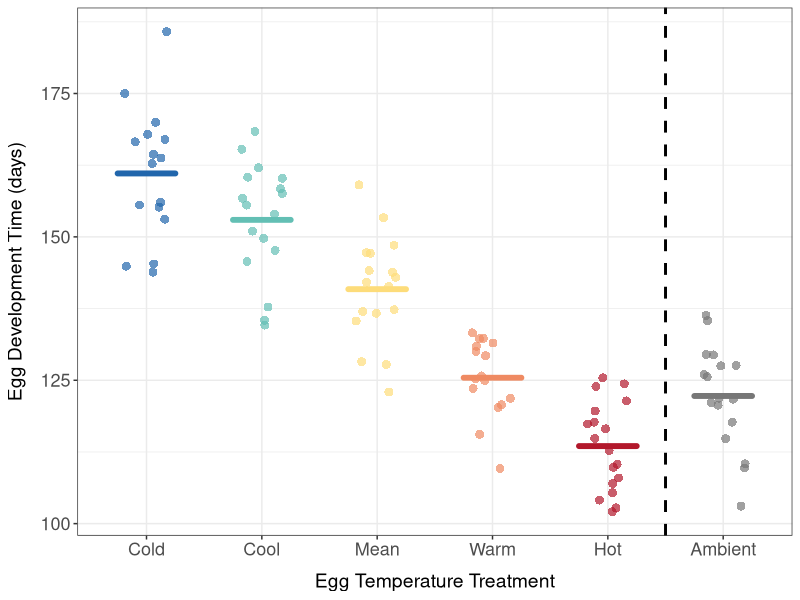
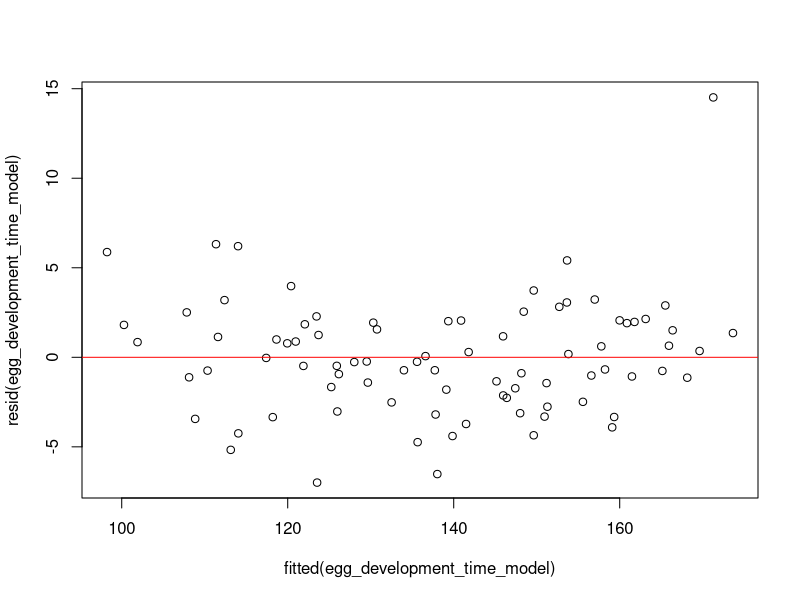
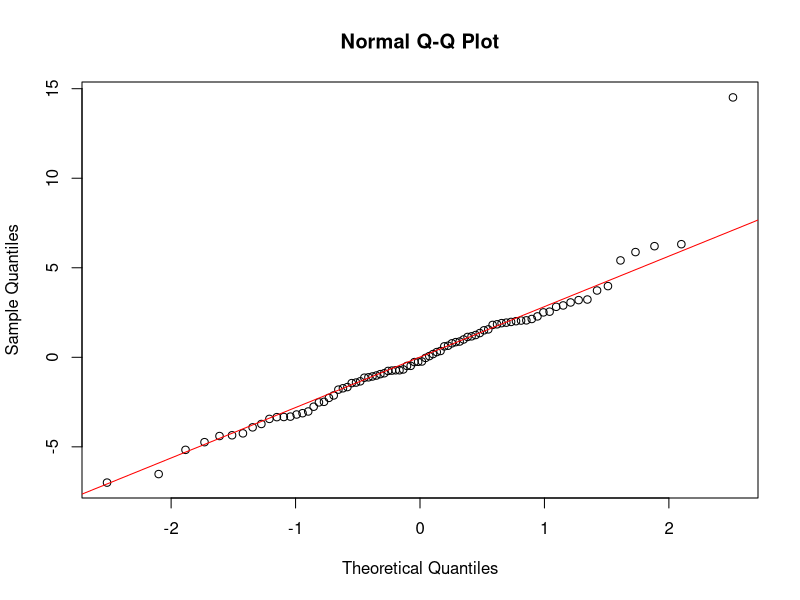
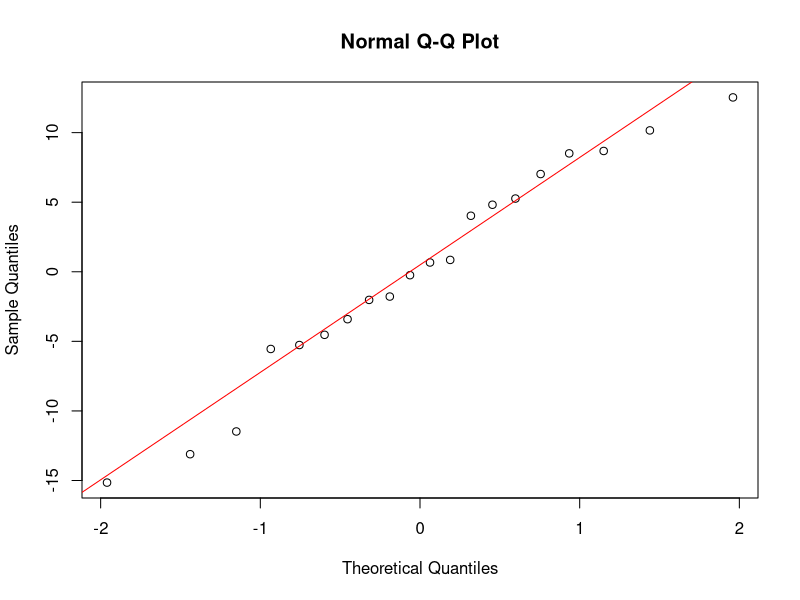
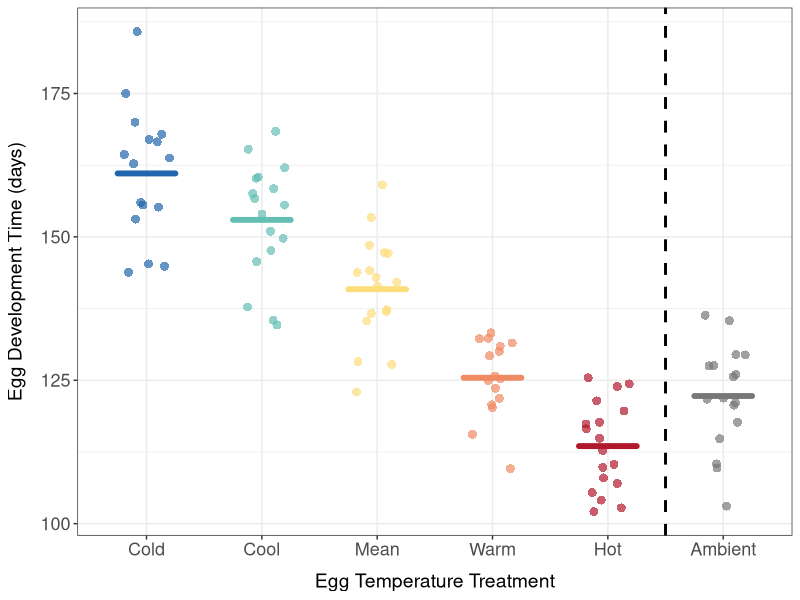

These charts were generated, in order, by the following R code:
#### DESCRIPTION ####

# This script analyses the data look at the effect of temperature on winter moth
# egg development 

#### SET UP ####

# packages
library(here)
library(tidyverse)
library(lmerTest)

# data
egg_subcltuches <- read.csv(here("data_files", "egg_subclutches.csv"))
larval_hatching <- read.csv(here("data_files", "egg_hatching_raw_NAs.csv"))
egg_temperature_treatments <- read.csv(here("data_files", "egg_temperature_treatments_daily.csv"))

# reorder temperature treatments for plots
egg_subcltuches$egg_temperature_treatment <- factor(egg_subcltuches$egg_temperature_treatment,
                                                 levels = c("cold", "cool", "mean", "warm", "hot", "ambient"))


# set up a common colour palette for plots
temperature_treatment_colours <- c("cold" = "#2166AC",
                                   "cool" = "#63BFB4",
                                   "mean" = "#FDDC7A",
                                   "warm" = "#EF8A62", 
                                   "hot" = "#B2182B",
                                   "ambient" = "#777777")

#### CALCULATE HALF-HATCH DATE ####

# transform date and larvae number to numerical format, remove the duplicate 
# subclutch and select only the rows needed
larval_hatching_transformed <- larval_hatching %>%
  mutate(date = as.Date(date, format = "%d/%m/%Y")) %>%
  mutate(day = dense_rank(date)) %>%
  filter(!is.na(number_larvae)) %>%
  mutate(number_larvae = as.integer(number_larvae)) %>%
  filter(subclutch_id != "f3.control.hot.2") %>%
  select(day, subclutch_id, number_larvae)

# find the total positive increase in larvae hatching 
larval_hatching_processed <- larval_hatching_transformed %>%
  arrange(subclutch_id, day) %>%
  group_by(subclutch_id) %>%
  mutate(change_larvae = number_larvae - lag(number_larvae)) %>%
  mutate(change_larvae = ifelse(change_larvae < 0 | is.na(change_larvae), 0, change_larvae)) %>%
  mutate(cum_larvae = cumsum(change_larvae)) %>%
  mutate(max_cum_larvae = max(cum_larvae)) %>%
  ungroup()

# calculate the proportion of larvae hatched each day in each subclutch
larval_hatching_proportions <- larval_hatching_processed %>%
  mutate(proportion_hatched = cum_larvae / max_cum_larvae) 


## subclutches with >2 larvae hatched = large

# filter the processed data for (large) subclutches with great than two larvae hatched (enough for a logistic curve)
larval_hatching_proportions_large <- larval_hatching_proportions %>%
  filter(max_cum_larvae > 2) %>%
  select(subclutch_id, day, proportion_hatched)

# calculate the median hatching day to find a good initial guess for the inflection point
median(larval_hatching_proportions_large$day)

# make a function to fit logistic curve per subclutch and extract parameters
# extract date of half-hatch and curve metrics for each tree
process_curve_dataset <- function(data) {
  #define the get_curve function which will be applied to each subclutch individually 
  get_curve <- function(rn) {
    #print the current subclutch being processed 
    print(as.character(rn$subclutch_id[1]))
    #initial guesses for the logistic model 
    a <- 0.1 #slope
    b <- 35  #inflection point when 50% hatched
    d <- 0   #lower asymptote 
    
    params <- list(a = a, b = b, d = d)
    while(TRUE) {
      params <- list(a = a, b = b, d = d)
      fit <- NULL
      try(fit <- nls(proportion_hatched ~ I(d + (1 - d) * 1/(1 + exp(-a * (day - b)))), #fit logistic growth curve using nonlinear least squares 
                     data = rn, start = params, trace = F, 
                     control = list(maxiter = 500), 
                     lower = list(a = 0, b = 0, d = 0), 
                     upper = list(a = 3, b = 160, d = 1), algorithm = "port"))
      
      if(!is.null(fit)) break;
      
      #resample params for new fit attempts
      a <- sample(seq(0.1, 2, 0.05), 1)
      b <- sample(seq(1, 50, 1), 1)
      d <- sample(seq(0, 0.6, 0.05), 1)
    }
    
    #get the half-hatch date (the x0 point where the proportion hatched is 0.5)
    #create smooth day sequence to evaluate the model over 
    s <- seq(min(rn$day), max(rn$day), length = 1000) 
    #define half-hatch date
    half <- s[which.min(abs(predict(fit, list(day = s)) - 0.5))] 
    
    #extract the coefficients from the fit
    coefs <- coef(fit)
    a <- coefs[1]
    b <- coefs[2]
    d <- coefs[3]
    
    #calculate slope at the half-hatch date using the logistic derivative formula
    half_slope <- (a * (1 - d)) / 4
    
    #return the values for the subclutch being evaluated
    return(list(fit, half, half_slope, as.character(rn$subclutch_id[1]), coefs[1], coefs[2], coefs[3]))
  }
  
  #apply the get_curve function to each subclutch ID
  rn_out <- lapply(by(data, data$subclutch_id, get_curve), identity)
  
  #combine the results into a matrix
  rn_out_matrix <- do.call(rbind, rn_out)
  
  #convert the matrix to a dataframe
  rn_hatching <- as.data.frame(rn_out_matrix)
  
  #separate the list columns into individual columns
  rn_hatching$fit <- lapply(rn_hatching$V1, as.vector)
  rn_hatching$halfdate <- unlist(rn_hatching$V2)
  rn_hatching$halfslope <- unlist(rn_hatching$V3)
  rn_hatching$subclutch_id <- unlist(rn_hatching$V4)
  rn_hatching$intercept <- unlist(rn_hatching$V5)
  rn_hatching$maxdate <- unlist(rn_hatching$V6)
  rn_hatching$maxslope <- unlist(rn_hatching$V7)
  
  #select and reorder columns needed
  rn_hatching <- rn_hatching %>%
    dplyr::select(subclutch_id, halfdate_large = halfdate, fit)
  
  return(rn_hatching)
}

# use the function on the larval hatching data
logistic_results <- process_curve_dataset(larval_hatching_proportions_large) 


## subclutches with <2 larvae hatched = small 

# filter the processed data for (smaller) subclutches with 1 or 2 larvae hatched 
larval_hatching_proportions_small<- larval_hatching_proportions %>%
  filter(max_cum_larvae < 3 & max_cum_larvae > 0) %>%
  select(subclutch_id, day, proportion_hatched)

# calculate halfdate as the day that proportion hatched equals or exceeds 50%
estimate_results <- larval_hatching_proportions_small %>%
  group_by(subclutch_id) %>%
  filter(proportion_hatched >= 0.5) %>%
  arrange(day) %>%
  slice(1) %>%
  ungroup() %>%
  select(subclutch_id, halfdate_small = day)

# match the half-hatch date estimates (for large and small) subcltuches to 
# larval hatching data from experiment two 
egg_subcltuches <- egg_subcltuches %>%
  #for subclutches with >2 larvae
  left_join(logistic_results, by = "subclutch_id") %>%
  #for subclutches with <=2 larvae
  left_join(estimate_results, by = "subclutch_id") %>% 
  mutate(halfdate = coalesce(halfdate_large, halfdate_small)) %>%
  select(-halfdate_large, -halfdate_small)

# filter the data to remove subclutches from females that were mated twice or 
# mated with a male in a different treatment
egg_subcltuches_clean <- egg_subcltuches %>%
  filter(!(female_id %in% c("f3.mean", "f7.control", "f1.cold", "f1.cool")))

# transform half-hatch date into a real date 
start_date <- as.Date("2025-03-01")
egg_subcltuches_clean$half_hatch_date <- start_date + (egg_subcltuches_clean$halfdate - 1)

# convert half-hatch date to a day (since year began)
egg_subcltuches_clean$half_hatch_day <- yday(egg_subcltuches_clean$half_hatch_date)

# save half-hatch dates to new object 
egg_subcltuches_clean_hatch <- egg_subcltuches_clean %>%
  select(-fit)

#### PLOT ####

# calculate egg development time as the number of days between first egg and half hatch
egg_subcltuches_clean_hatch$first_egg_date <- ymd(egg_subcltuches_clean_hatch$first_egg_date)
egg_subcltuches_clean_hatch$egg_development_time <- as.numeric(egg_subcltuches_clean_hatch$half_hatch_date - egg_subcltuches_clean_hatch$first_egg_date)

# save to a csv file in the data_files folder
write.csv(egg_subcltuches_clean_hatch, 
          here("data_files", "egg_subcltuches_with_egg_dev_time.csv"), row.names = FALSE)

# plot the mean egg development time for each treatment with the raw data 
egg_development_time_plot <- ggplot(egg_subcltuches_clean_hatch, 
                                    aes(x = egg_temperature_treatment, 
                                        y = egg_development_time, 
                                        fill = egg_temperature_treatment,
                                        colour = egg_temperature_treatment)) +
  geom_jitter(width = 0.2, 
              alpha = 0.7, 
              size = 3, 
              stroke = 0) +
  stat_summary(fun = mean, 
               geom = "crossbar", 
               width = 0.5,
               linewidth = 0.8, 
               alpha = 1, 
               lineend = "round") +
  geom_vline(xintercept = 5.5, 
             linetype = "dashed",
             color = "black", 
             linewidth = 1) +
  labs(x = "Egg Temperature Treatment",
       y = "Egg Development Time (days)") +
  scale_fill_manual(values = temperature_treatment_colours) +
  scale_colour_manual(values = temperature_treatment_colours) +
  scale_x_discrete(labels = c("Cold", "Cool", "Mean", "Warm", "Hot", "Ambient")) +
  theme_bw() +
  theme(axis.title = element_text(size = 14),
        axis.text = element_text(size = 13),
        axis.title.x = element_text(margin = margin(t = 10)), 
        axis.title.y = element_text(margin = margin(r = 10)),
        legend.position = "none")

# look at the output
egg_development_time_plot

# save as a png in the figures folder
ggsave(here("figures", "figure5.png"),
       plot = egg_development_time_plot, width = 6, height = 4, dpi = 300)

#### MODEL ####

# filter to remove the control 
egg_subcltuches_clean_hatch_minus_control <- egg_subcltuches_clean_hatch %>%
  filter(egg_temperature_treatment != "ambient")

# reorder the temperature treatment so that the mean is the reference
egg_subcltuches_clean_hatch_minus_control$egg_temperature_treatment <- factor(egg_subcltuches_clean_hatch_minus_control$egg_temperature_treatment, levels = c("mean", "cold", "cool", "warm", "hot"))

# convert egg development time to a numeric variable
egg_subcltuches_clean_hatch <- egg_subcltuches_clean_hatch %>%
  mutate(egg_development_time = as.numeric(as.character(egg_development_time)))

# subset the temperature data
egg_temperature_treatments <- egg_temperature_treatments %>%
  subset(select = c(cold, cool, mean, warm, hot, ambient)) %>%
  drop_na()

# calculate the mean development time for each treatment
mean_egg_development_times <-  egg_subcltuches_clean_hatch %>%
  group_by(egg_temperature_treatment) %>%
  summarise(mean_development_time = mean(egg_development_time))

# look at the output 
print(mean_egg_development_times)

# calculate the mean temperature between the egg entering the incubators and 
# the mean development time in each temperature treatment
mean_temps_eggs <- egg_temperature_treatments %>%
  mutate(time = row_number()) %>% 
  pivot_longer(cols = -time,
               names_to = "egg_temperature_treatment",
               values_to = "temperature") %>%
  left_join(mean_egg_development_times, by = "egg_temperature_treatment") %>%
  filter(time <= mean_development_time) %>%
  group_by(egg_temperature_treatment) %>%
  summarise(mean_temperature = mean(temperature))

# look at the output
mean_temps_eggs

# assign the categorical temperature treatments a numerical values using mean 
# temperature experienced before the mean development time for each treatment
egg_subcltuches_clean_hatch_minus_control <- egg_subcltuches_clean_hatch_minus_control %>%
  mutate(egg_temperature_treatment_numerical = case_when(
    egg_temperature_treatment == "mean" ~ 6.12,
    egg_temperature_treatment == "cold" ~ 2.34,
    egg_temperature_treatment == "cool" ~ 3.86,
    egg_temperature_treatment == "warm" ~ 8.39,
    egg_temperature_treatment == "hot" ~ 9.56))

# model the effect of temperature treatment on egg development time, include female ID as a random effect 
egg_development_time_model <- lmer(egg_development_time ~ egg_temperature_treatment + 
                                     (1 | female_id), data = egg_subcltuches_clean_hatch_minus_control)

# look at the output
summary(egg_development_time_model)

#### CHECK FIT ####

# compare the full model to a null model 

full_model <- lm(egg_development_time ~ egg_temperature_treatment, data = egg_subcltuches_clean_hatch_minus_control)
null_model <- lm(egg_development_time ~ 1, data = egg_subcltuches_clean_hatch_minus_control)

anova(full_model, null_model, test = "Chisq")

#### CHECK ASSUMPTIONS ####

# check the assumption of equal variance by plotting the residuals vs fitted values 
plot(fitted(egg_development_time_model), resid(egg_development_time_model)) 
abline(h = 0, col = "red")

# check the normality of the residuals 
qqnorm(resid(egg_development_time_model)) 
qqline(resid(egg_development_time_model), col = "red")

# check the normality of the random effects
egg_development_time_re <- ranef(egg_development_time_model)$female_id[[1]]
qqnorm(egg_development_time_re)
qqline(egg_development_time_re, col = "red")
